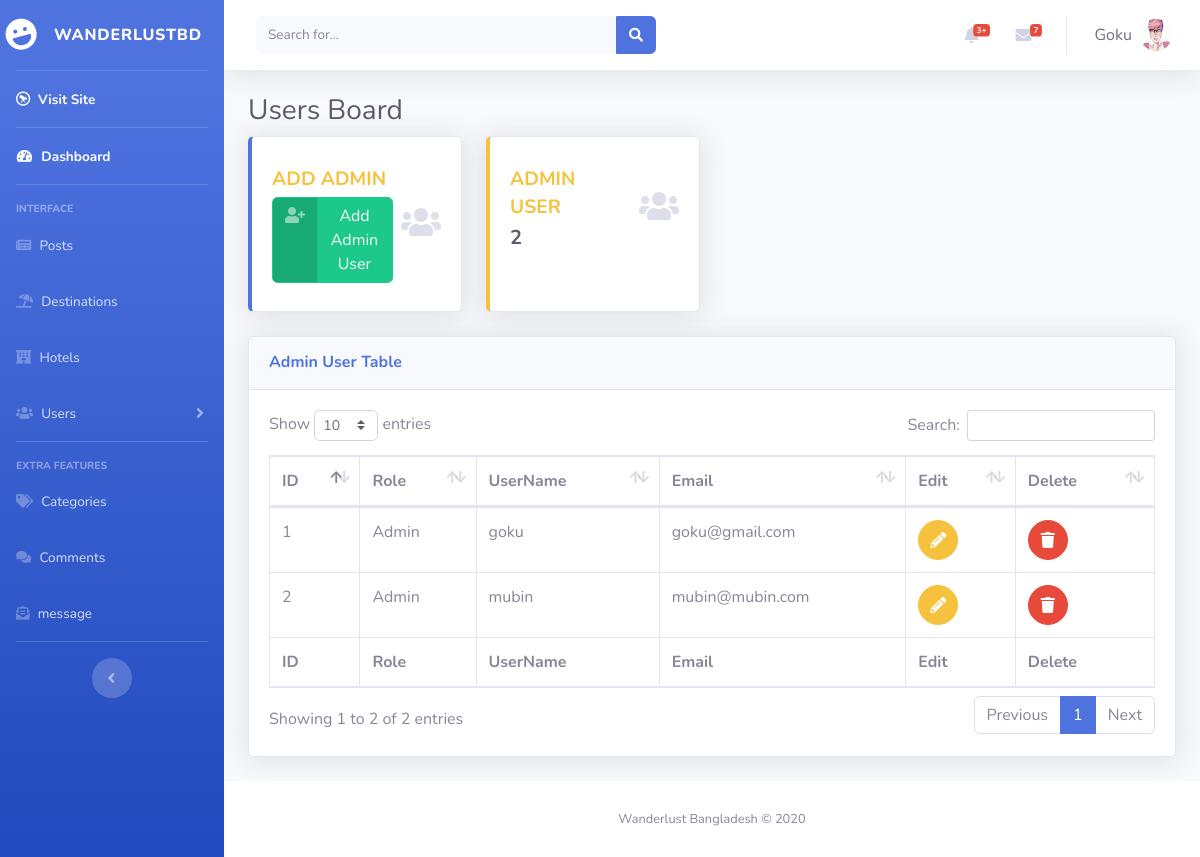
Before: /admin/admin_user.php (signed in) with the older database file.
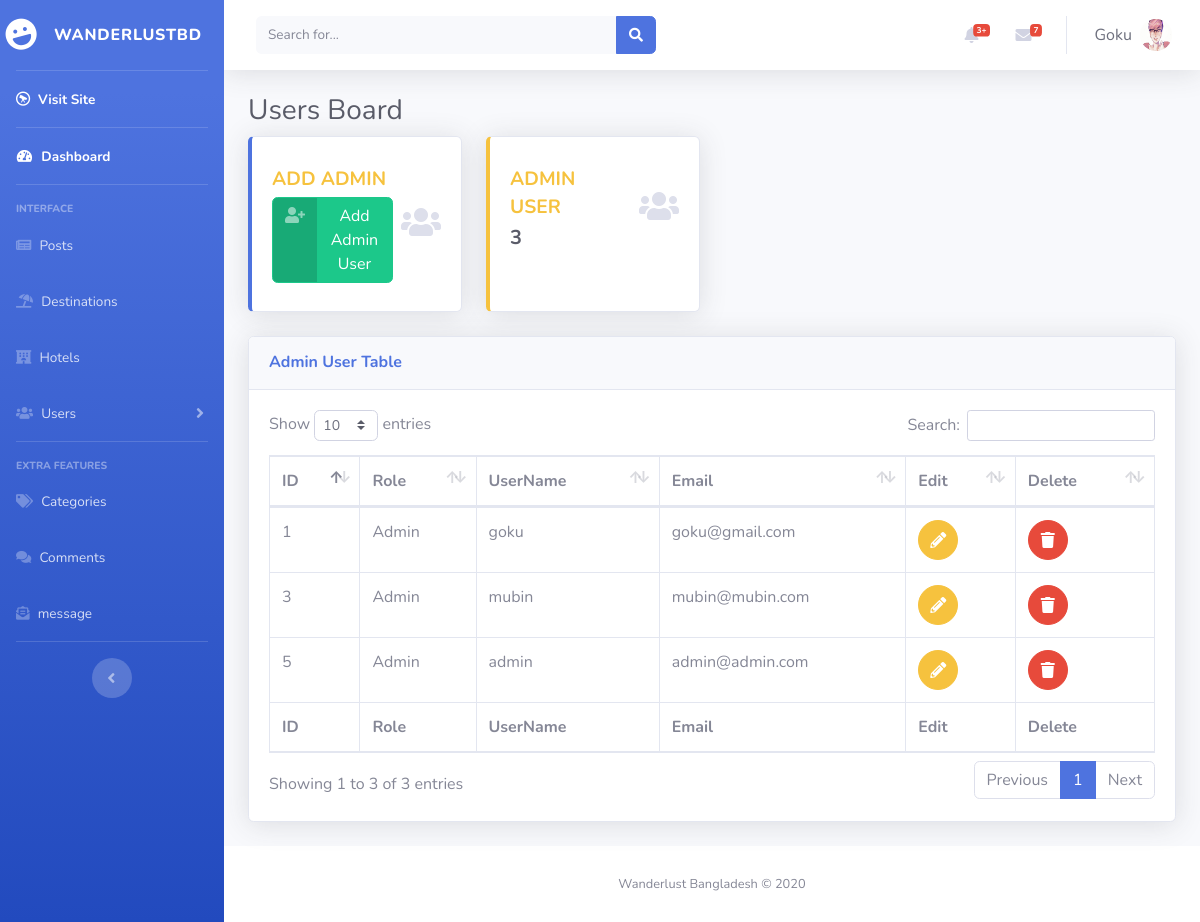
After: the same page with the newer database file.
### tables this page shows
CREATE TABLE `users` (
  `id` int(11) NOT NULL,
  `username` varchar(255) NOT NULL,
  `email` varchar(255) NOT NULL,
  `password` text NOT NULL,
  `profile_pic` varchar(255) NOT NULL,
  `is_active` varchar(3) NOT NULL,
  `post_id` int(11) NOT NULL,
  `role` varchar(255) NOT NULL DEFAULT 'Admin',
  `join_date` datetime NOT NULL DEFAULT current_timestamp() ON UPDATE current_timestamp(),
  `first_name` varchar(255) NOT NULL,
  `last_name` varchar(255) NOT NULL,
  `gender` varchar(10) NOT NULL,
  `bio` text NOT NULL
);

### admin/admin_user.php (the view, shortened to what the changed rows need)
<?php
include "include/header.php";
?>
<?php include "include/sidenavbar.php";
if (isset($_SESSION['username'])) {
    $user = $_SESSION['username'];
    $sql = mysqli_query($conn, "SELECT * FROM users WHERE username = '$user'");
    $row = mysqli_fetch_assoc($sql);
    $username = $row['username'];
    $profile_pic = $row['profile_pic'];
?>
    <div id="content-wrapper" class="d-flex flex-column">
        <div id="content">
            <?php include "include/topnavbar.php";  ?>
            <div class="container-fluid">
                <h1 class="h3 mb-2 text-gray-800">Users Board</h1>
                <div class="row">
                    <div class="col-xl-3 col-md-6 mb-4">
                        <div class="card border-left-primary shadow h-100 py-2">
                            <div class="card-body">
                                <div class="row no-gutters align-items-center">
                                    <div class="col mr-2">
                                        <div class="text-lg font-weight-bold text-warning text-uppercase mb-1">Add Admin</div>
                                        <button class="btn btn-success btn-icon-split" type="button" data-toggle="modal" data-target="#addAdminProfile">
                                            <span class="icon text-white-50">
                                                <i class="fas fa-user-plus"></i>
                                            </span>
                                            <span class="text">Add Admin User</span>
                                        </button>
                                    </div>
                                    <div class="col-auto">
                                        <i class="fas fa-users fa-2x text-gray-300"></i>
                                    </div>
                                </div>
                            </div>
                        </div>
                    </div>
                    <div class="col-xl-3 col-md-6 mb-4">
                        <div class="card border-left-warning shadow h-100 py-2">
                            <div class="card-body">
                                <div class="row no-gutters align-items-center">
                                    <div class="col mr-2">
                                        <div class="text-lg font-weight-bold text-warning text-uppercase mb-1">Admin User</div>
                                        <div class="h5 mb-0 font-weight-bold text-gray-800">
                                            <?php
                                            $totalUserCount = "SELECT id FROM users ORDER BY id";
                                            $Count_response = mysqli_query($conn, $totalUserCount);
                                            $row = mysqli_num_rows($Count_response);
                                            echo $row;
                                            ?>
                                        </div>
                                    </div>
                                    <div class="col-auto">
                                        <i class="fas fa-users fa-2x text-gray-300"></i>
                                    </div>
                                </div>
                            </div>
                        </div>
                    </div>
                </div>
                <div class="card shadow mb-4">
                    <div class="card-header py-3">
                        <h6 class="m-0 font-weight-bold text-primary">Admin User Table</h6>
                    </div>
                    <div class="card-body">
                        <div class="table-responsive">
                            <?php
                            $show_data = "SELECT * FROM users";
                            $query_response = mysqli_query($conn, $show_data);
                            ?>
                            <table class="table table-bordered" id="dataTable" width="100%" cellspacing="0">
                                <thead>
                                    <tr>
                                        <th>ID</th>
                                        <th>Role</th>
                                        <th>UserName</th>
                                        <th>Email</th>
                                        <th>Edit</th>
                                        <th>Delete</th>
                                    </tr>
                                </thead>
                                <tfoot>
                                    <tr>
                                        <th>ID</th>
                                        <th>Role</th>
                                        <th>UserName</th>
                                        <th>Email</th>
                                        <th>Edit</th>
                                        <th>Delete</th>
                                    </tr>
                                </tfoot>
                                <tbody>
                                    <?php
                                    if (mysqli_num_rows($query_response) > 0) {
                                        while ($row = mysqli_fetch_assoc($query_response)) {
                                    ?>
                                            <tr>
                                                <td><?php echo $row['id']; ?></td>
                                                <td><?php echo $row['role']; ?></td>
                                                <td><?php echo $row['username']; ?></td>
                                                <td><?php echo $row['email']; ?></td>
                                                <td>
                                                    <form action="admin_edit.php" method="POST">
                                                        <button type="submit" name="edit_btn" class="btn btn-warning btn-circle">
                                                            <i class="fas fa-pencil-alt"></i>
                                                        </button>
                                                    </form>
                                                </td>
                                                <td>
                                                    <form action="add_admin.php" method="POST">
                                                        <button type="submit" name="deleteBtn" class="btn btn-danger btn-circle">
                                                            <i class="fas fa-trash"></i>
                                                        </button>
                                                    </form>
                                                </td>
                                            </tr>
                                    <?php
                                        }
                                    } else {
                                        echo "No Record Found!";
                                    }
                                    ?>
                                </tbody>
                            </table>
                        </div>
                    </div>
                </div>
            </div>
        </div>
        <?php include "include/footer.php"; ?>
        <?php include "include/scripts.php"; ?>
    <?php
}
    ?>

### admin/include/topnavbar.php (shortened to what the changed rows need)
<nav class="navbar navbar-expand navbar-light bg-white topbar mb-4 static-top shadow">
    <form class="d-none d-sm-inline-block form-inline mr-auto ml-md-3 my-2 my-md-0 mw-100 navbar-search">
        <div class="input-group">
            <input type="text" class="form-control bg-light border-0 small" placeholder="Search for..." aria-label="Search" aria-describedby="basic-addon2">
            <div class="input-group-append">
                <button class="btn btn-primary" type="button">
                    <i class="fas fa-search fa-sm"></i>
                </button>
            </div>
        </div>
    </form>
    <ul class="navbar-nav ml-auto">
        <li class="nav-item dropdown no-arrow mx-1">
            <a class="nav-link dropdown-toggle" href="#" id="alertsDropdown" role="button" data-toggle="dropdown" aria-haspopup="true" aria-expanded="false">
                <i class="fas fa-bell fa-fw"></i>
                <span class="badge badge-danger badge-counter">3+</span>
            </a>
        </li>
        <li class="nav-item dropdown no-arrow mx-1">
            <a class="nav-link dropdown-toggle" href="#" id="messagesDropdown" role="button" data-toggle="dropdown" aria-haspopup="true" aria-expanded="false">
                <i class="fas fa-envelope fa-fw"></i>
                <span class="badge badge-danger badge-counter">7</span>
            </a>
        </li>
        <li class="nav-item dropdown no-arrow">
            <a class="nav-link dropdown-toggle" id="userDropdown" role="button" data-toggle="dropdown" aria-haspopup="true" aria-expanded="false">
                <span class="mr-2 d-none d-lg-inline text-gray-700 large">
                    <?php echo ucfirst($username); ?>
                </span>
                <img src="<?php echo $profile_pic; ?>" alt="profile_Pic" class="img-profile rounded-circle">
            </a>
        </li>
    </ul>
</nav>

Changed rows visible on the page:
removed users: id "2", role "Admin", username "mubin", email "mubin@mubin.com"
added users: id "3", role "Admin", username "mubin", email "mubin@mubin.com"
added users: id "5", role "Admin", username "admin", email "admin@admin.com"
Other visible differences:
$row: "2" → "3"
text written by a page script: "Show entries Search: Showing 1 to 2 of 2 entries Previous 1 Next" → "Show entries Search: Showing 1 to 3 of 3 entries Previous 1 Next"
